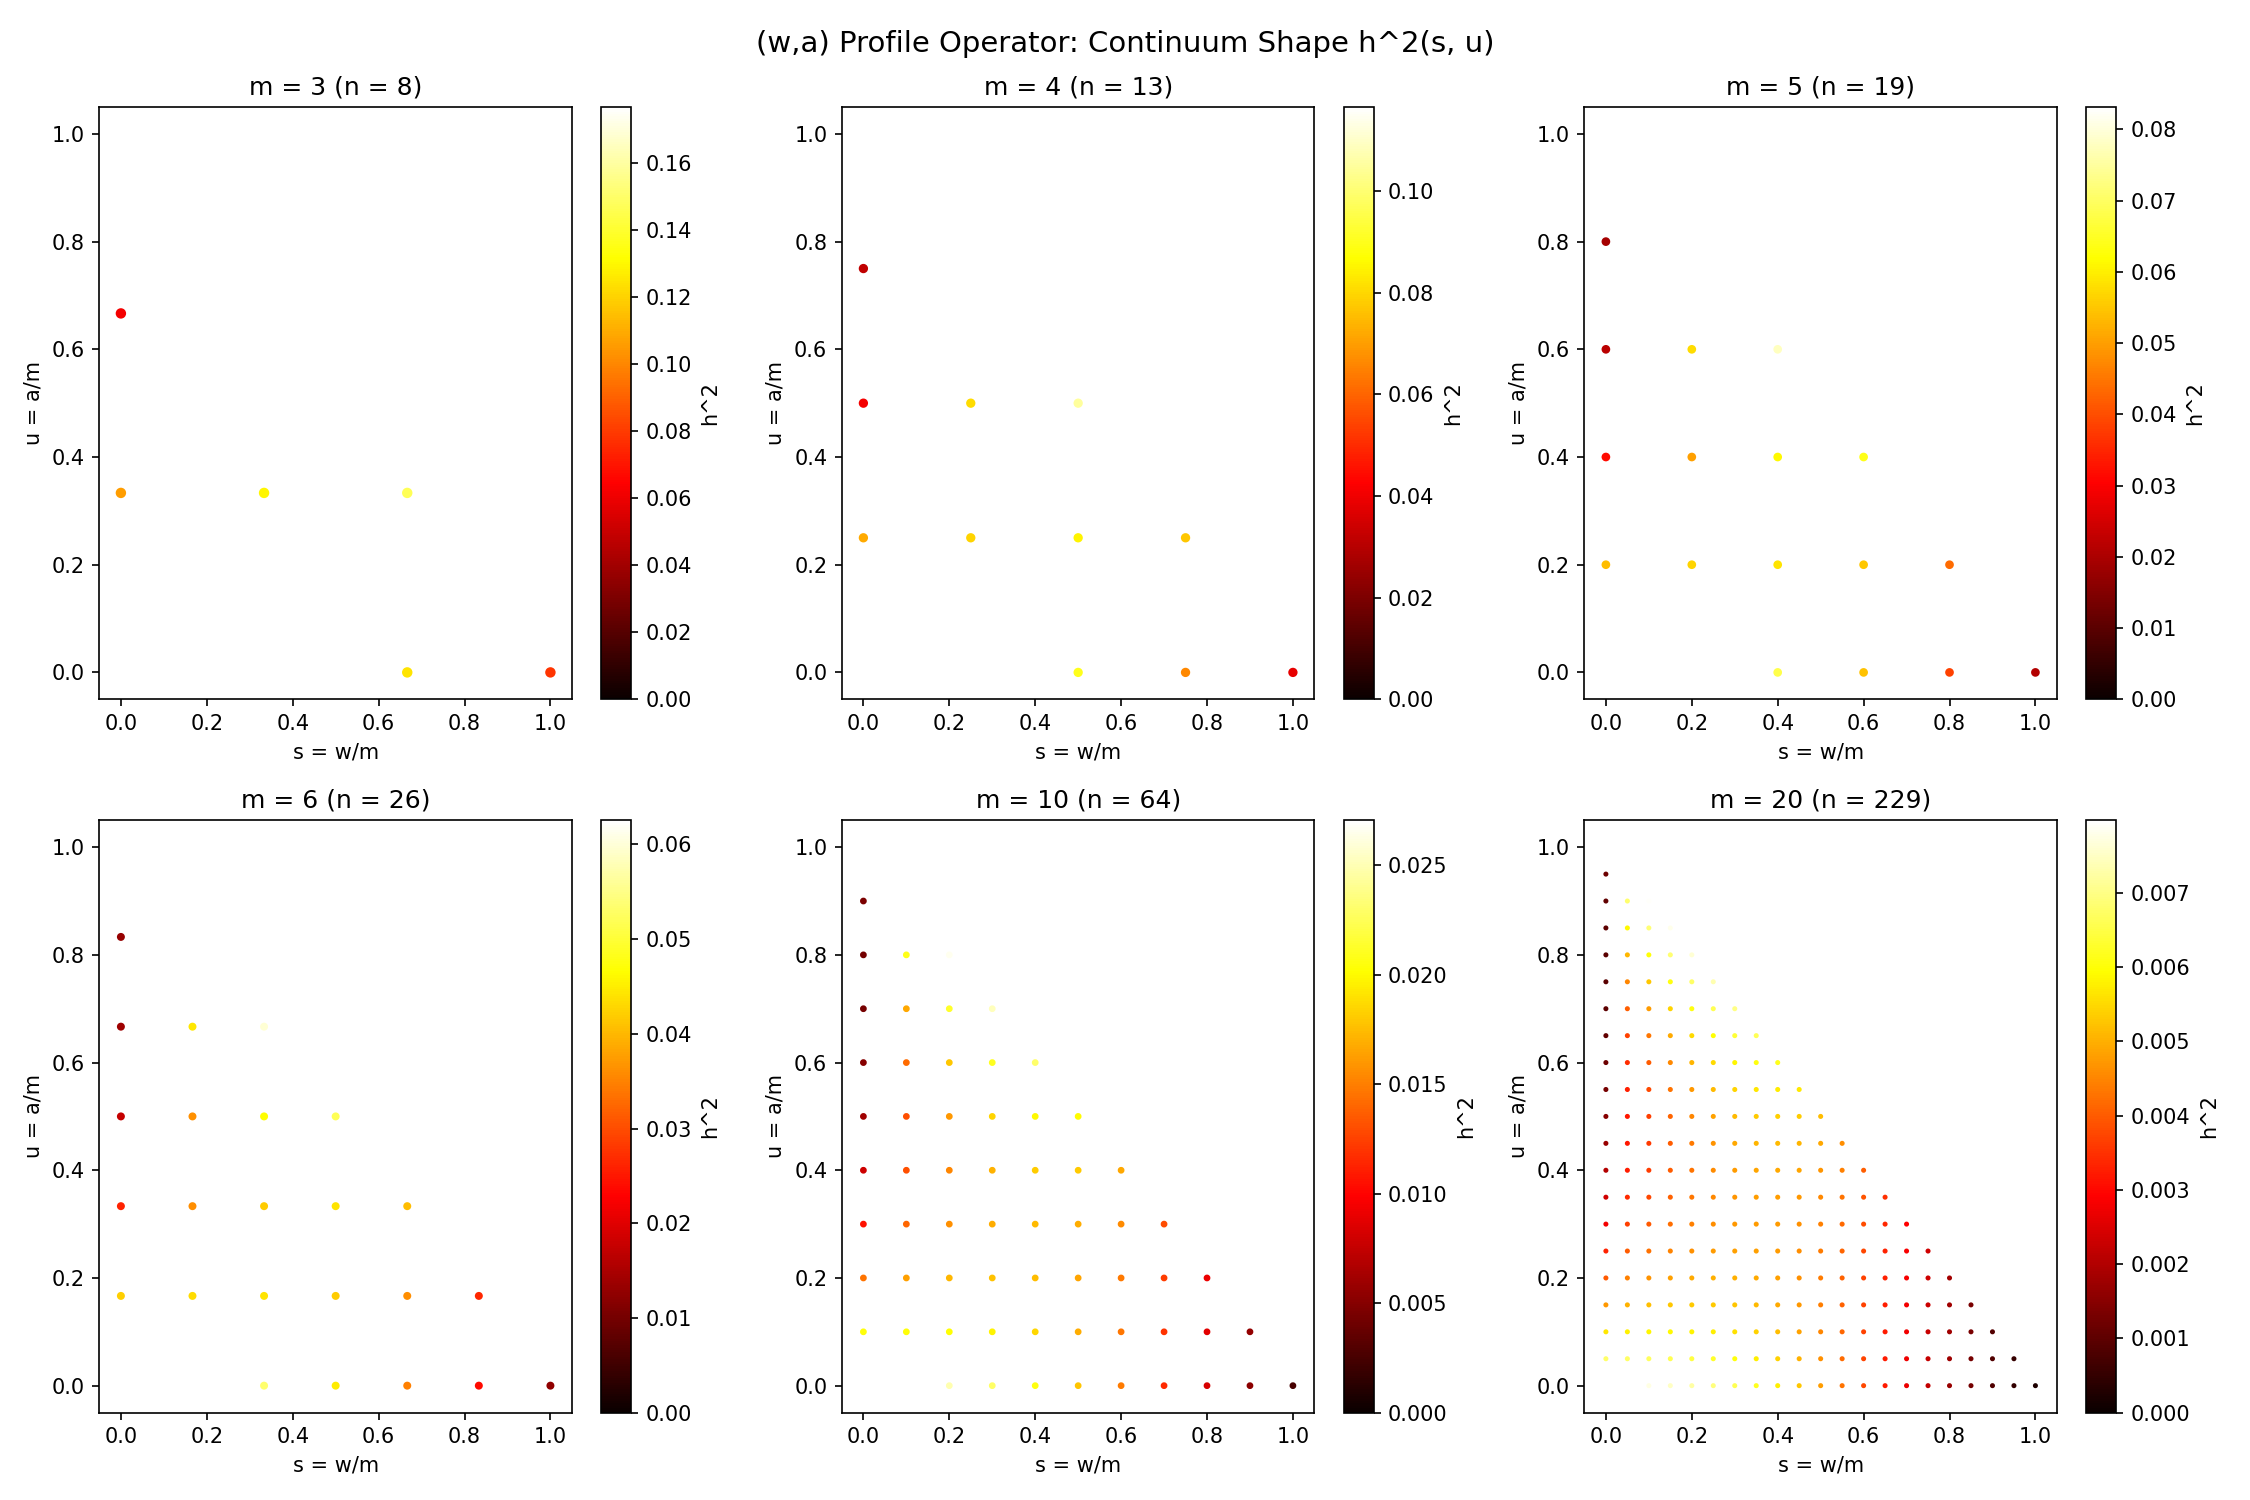

This chart was generated by the following Python code:
"""
Full (w,a) profile operator for d=3 spectral theory.

State space at grid size m:
  - (w, a) with w = 1,...,m and a = 0,...,m-w  (occupied interval [a, a+w-1])
  - (0, a) with a = 1,...,m-1                   (empty: b < a, averaged over b)
  Total states = m(m+1)/2 + (m-1)

Transition: (w,a) -> (w',a') counts lattice-compatible sub-intervals.
Symmetrize T_sym = (T + T^T)/2, then extract principal eigenvector h(w,a).

Observables:
  gap_wa      = sum h^2(w,a) * w / (m^2 * sum h^2)
  f_occ_wa    = sum_{w>0} h^2(w,a) / sum h^2
  gamma_slice = gap_wa / f_occ_wa
"""

import numpy as np
from scipy.sparse.linalg import eigsh
from scipy.linalg import eigh
import sys


def build_state_space(m):
    """
    Enumerate (w, a) states.
    Returns list of (w, a) and the index map.
    """
    states = []
    index_map = {}

    # Occupied states: w >= 1, a in [0, m-w], b = a + w - 1
    for w in range(1, m + 1):
        for a in range(0, m - w + 1):
            idx = len(states)
            states.append((w, a))
            index_map[(w, a)] = idx

    # Empty states: w = 0, a in [1, m-1] (meaning b < a, averaged over b in [0, a-1])
    for a in range(1, m):
        idx = len(states)
        states.append((0, a))
        index_map[(0, a)] = idx

    n = len(states)
    # Check: n = m(m+1)/2 + (m-1)
    expected = m * (m + 1) // 2 + (m - 1)
    assert n == expected, f"n={n} != expected={expected}"
    return states, index_map, n


def count_transitions_occupied_to_occupied(w, a, wp, ap, m):
    """
    From state (w, a) with b = a + w - 1,
    to state (wp, ap) with bp = ap + wp - 1.

    Constraint: the new interval [ap, bp] must be contained in [0, b] = [0, a+w-1],
    AND ap <= a (the new lower bound doesn't exceed the old one).

    Actually the d=3 causal constraint is: a' <= a AND b' <= b (componentwise).
    So ap <= a and ap + wp - 1 <= a + w - 1, i.e., ap <= a and wp <= w + (a - ap).

    The number of valid transitions is 1 if the constraint is satisfied, 0 otherwise.
    But we need to think about what "transition count" means.

    In the transfer matrix, the entry T[(w',a'), (w,a)] counts the number of
    pairs (a_new, b_new) with a_new = ap, b_new = ap + wp - 1 that satisfy
    a_new <= a and b_new <= b. This is either 0 or 1 since (w',a') determines
    (a_new, b_new) uniquely.

    So T[(wp,ap), (w,a)] = 1 if ap <= a and ap + wp - 1 <= a + w - 1, else 0.
    """
    b = a + w - 1
    bp = ap + wp - 1
    if ap <= a and bp <= b:
        return 1.0
    return 0.0


def count_transitions_occupied_to_empty(w, a, ap_empty, m):
    """
    From state (w, a) with b = a + w - 1,
    to state (0, ap_empty) meaning b' < ap_empty with b' <= b.

    For empty state (0, ap_empty): we need some b' < ap_empty and b' <= b,
    and the "a" of the new state is ap_empty meaning the new interval is empty
    above position ap_empty.

    The constraint is: ap_empty <= a (causal: new a <= old a) ... but wait,
    for empty states (0, ap_empty), a_new = ap_empty with b_new < a_new.
    The causal constraint is a_new <= a_old and b_new <= b_old.
    Since b_new can be anything in [0, ap_empty - 1], and b_new <= b_old = a + w - 1,
    the number of valid b_new values is min(ap_empty, b + 1) if ap_empty <= a + 1,
    but we also need ap_empty <= a (for the a-constraint... actually let me reconsider).

    In the full transfer matrix, each state is (a_func, b_func) where a, b are
    nonincreasing functions. In the 1D projection (profile), a state is just
    (a_scalar, b_scalar) with a <= b (occupied) or b < a (empty).

    Transition (a, b) -> (a', b'): requires a' <= a, b' <= b.

    From (w, a_val) meaning interval [a_val, a_val + w - 1]:
      a_old = a_val, b_old = a_val + w - 1

    To (0, ap_empty) meaning b' < ap_empty, averaged over valid b':
      a_new = ap_empty, b_new in {0, 1, ..., ap_empty - 1}
      Constraint: ap_empty <= a_val and b_new <= b_old = a_val + w - 1

    Number of valid b_new = min(ap_empty, a_val + w) = min(ap_empty, b_old + 1)

    Since ap_empty <= a_val <= a_val + w - 1 = b_old, we have ap_empty <= b_old,
    so min(ap_empty, b_old + 1) = ap_empty.

    But wait, we need ap_empty >= 1 (by state space definition).
    And we need ap_empty <= a_val for the causal constraint on a.

    So the count = ap_empty if ap_empty <= a_val, else 0.

    However, the empty state (0, ap_empty) already averages over b_new in [0, ap_empty-1].
    So the transition weight should be the count divided by ap_empty (the number of
    b_new values in the empty state), giving weight 1 if ap_empty <= a_val.

    Actually, let me reconsider. The transition matrix entry T[new_state, old_state]
    should count the number of new configurations that are <= old configuration.
    For empty state (0, ap_empty), the new config is any (a', b') with a' = ap_empty
    and b' in [0, ap_empty - 1]. Each such pair is a separate configuration.

    But the empty state (0, ap_empty) is an AGGREGATE of ap_empty configurations.
    So we need to be careful about normalization.

    Approach: treat (0, ap_empty) as representing the average over its ap_empty
    sub-states. Then:
    - T[(0,ap), (w,a)] = (# valid b' for this transition) / ap  ... if ap <= a
    - Since all ap values of b' are valid when ap <= a, this gives weight 1.

    For consistency, transitions FROM (0, ap) also average:
    - From (0, ap) to (w', a'): average over b_old in [0, ap-1] of
      the count of valid transitions.
    """
    if ap_empty > a:
        return 0.0
    # All ap_empty choices of b' are valid (since ap_empty <= a <= b)
    # Normalized by ap_empty (the degeneracy of the empty state)
    return 1.0


def count_transitions_empty_to_occupied(ap_empty, wp, ap_new, m):
    """
    From state (0, ap_empty): a_old = ap_empty, b_old averaged over [0, ap_empty-1].
    To state (wp, ap_new) with bp_new = ap_new + wp - 1.

    Constraint: ap_new <= ap_empty and bp_new <= b_old.

    Average over b_old in [0, ap_empty - 1]:
      For each b_old, the transition exists iff ap_new <= ap_empty and bp_new <= b_old.
      So b_old >= bp_new = ap_new + wp - 1.

    Number of valid b_old = max(0, ap_empty - 1 - bp_new + 1) = max(0, ap_empty - bp_new)
                          = max(0, ap_empty - ap_new - wp + 1)

    Normalized by ap_empty:
      weight = max(0, ap_empty - ap_new - wp + 1) / ap_empty
    """
    if ap_new > ap_empty:
        return 0.0
    bp_new = ap_new + wp - 1
    valid_b_old = max(0, ap_empty - bp_new)
    return valid_b_old / ap_empty


def count_transitions_empty_to_empty(ap_old, ap_new, m):
    """
    From state (0, ap_old): a_old = ap_old, b_old averaged over [0, ap_old-1].
    To state (0, ap_new): a_new = ap_new, b_new averaged over [0, ap_new-1].

    Constraint: ap_new <= ap_old, b_new <= b_old.

    Average over b_old in [0, ap_old-1] and b_new in [0, ap_new-1]:
      For each (b_old, b_new): valid iff b_new <= b_old.
      Number of valid pairs = sum_{b_old=0}^{ap_old-1} min(b_old+1, ap_new)

    If ap_new <= ap_old (required), then:
      = sum_{b_old=0}^{ap_new-1} (b_old + 1) + sum_{b_old=ap_new}^{ap_old-1} ap_new
      = ap_new*(ap_new+1)/2 + (ap_old - ap_new) * ap_new

    Normalized by ap_old * ap_new (product of degeneracies):
      weight = [ap_new*(ap_new+1)/2 + (ap_old - ap_new)*ap_new] / (ap_old * ap_new)
             = [(ap_new+1)/2 + (ap_old - ap_new)] / ap_old
             = [(ap_new+1)/2 + ap_old - ap_new] / ap_old
             = [ap_old - ap_new/2 + 1/2] / ap_old
             = 1 - (ap_new - 1) / (2 * ap_old)
    """
    if ap_new > ap_old:
        return 0.0
    numerator = ap_new * (ap_new + 1) / 2.0 + (ap_old - ap_new) * ap_new
    denom = ap_old * ap_new
    return numerator / denom


def build_transition_matrix(m):
    """Build the full transition matrix T[new, old] for grid size m."""
    states, index_map, n = build_state_space(m)
    T = np.zeros((n, n))

    for j, (w_old, a_old) in enumerate(states):
        for i, (w_new, a_new) in enumerate(states):
            if w_old > 0 and w_new > 0:
                T[i, j] = count_transitions_occupied_to_occupied(
                    w_old, a_old, w_new, a_new, m)
            elif w_old > 0 and w_new == 0:
                T[i, j] = count_transitions_occupied_to_empty(
                    w_old, a_old, a_new, m)
            elif w_old == 0 and w_new > 0:
                T[i, j] = count_transitions_empty_to_occupied(
                    a_old, w_new, a_new, m)
            else:  # both empty
                T[i, j] = count_transitions_empty_to_empty(
                    a_old, a_new, m)

    return T, states, index_map, n


def analyze_profile_operator(m, gap_full=None, verbose=False):
    """Build and analyze the (w,a) profile operator at grid size m."""
    T, states, index_map, n = build_transition_matrix(m)

    # Symmetrize
    T_sym = 0.5 * (T + T.T)

    # Compute principal eigenvector
    if n <= 500:
        evals, evecs = eigh(T_sym)
        idx_sort = np.argsort(evals)[::-1]
        psi = evecs[:, idx_sort[0]]
        lam1 = evals[idx_sort[0]]
        lam2 = evals[idx_sort[1]] if n > 1 else 0.0
    else:
        evals, evecs = eigsh(T_sym, k=min(6, n - 1), which='LM', tol=1e-12)
        idx_sort = np.argsort(evals)[::-1]
        psi = evecs[:, idx_sort[0]]
        lam1 = evals[idx_sort[0]]
        lam2 = evals[idx_sort[1]] if len(evals) > 1 else 0.0

    # Ensure positive orientation
    if psi.sum() < 0:
        psi = -psi

    psi2 = psi ** 2
    norm2 = psi2.sum()

    # Extract observables
    widths = np.array([s[0] for s in states], dtype=float)

    gap_wa = np.dot(psi2, widths) / (m * norm2)
    # Note: gap normalized by m (single dimension), not m^2

    f_occ = sum(psi2[i] for i in range(n) if states[i][0] > 0) / norm2

    gamma_slice = gap_wa / f_occ if f_occ > 0 else 0.0

    # Also compute gap normalized by m^2 for comparison with full d=3
    gap_wa_m2 = np.dot(psi2, widths) / (m ** 2 * norm2)

    error = abs(gap_wa - gap_full) / gap_full if gap_full else float('nan')
    error_m2 = abs(gap_wa_m2 - gap_full) / gap_full if gap_full else float('nan')

    if verbose:
        print(f"\n  === m = {m}, n_states = {n} ===")
        print(f"  lambda_1 = {lam1:.6f}, lambda_2 = {lam2:.6f}")
        print(f"  gap_wa (w/m)   = {gap_wa:.6f}")
        print(f"  gap_wa (w/m^2) = {gap_wa_m2:.6f}")
        print(f"  f_occ          = {f_occ:.6f}")
        print(f"  gamma_slice    = {gamma_slice:.6f}")
        if gap_full:
            print(f"  gap_full       = {gap_full:.6f}")
            print(f"  error (w/m)    = {error:.4f}")
            print(f"  error (w/m^2)  = {error_m2:.4f}")

        # Show top eigenvector components
        idx_top = np.argsort(psi2)[::-1][:min(10, n)]
        print(f"\n  Top eigenvector components:")
        for k in idx_top:
            w, a = states[k]
            print(f"    (w={w}, a={a}): h = {psi[k]:.6f}, h^2/norm = {psi2[k]/norm2:.6f}")

    return {
        'm': m, 'n': n, 'lam1': lam1, 'lam2': lam2,
        'gap_wa': gap_wa, 'gap_wa_m2': gap_wa_m2,
        'f_occ': f_occ, 'gamma_slice': gamma_slice,
        'gap_full': gap_full, 'error': error, 'error_m2': error_m2,
        'psi': psi, 'psi2': psi2, 'states': states, 'norm2': norm2,
    }


def plot_continuum_shape(results_list):
    """Rescale h(w,a) to h(s=w/m, u=a/m) and plot."""
    try:
        import matplotlib
        matplotlib.use('Agg')
        import matplotlib.pyplot as plt
    except ImportError:
        print("\n  [matplotlib not available, skipping plots]")
        return

    fig, axes = plt.subplots(2, 3, figsize=(15, 10))
    axes = axes.flatten()

    for idx, res in enumerate(results_list[:6]):
        m = res['m']
        states = res['states']
        psi2 = res['psi2']
        norm2 = res['norm2']
        ax = axes[idx]

        s_vals = []
        u_vals = []
        h2_vals = []
        for k, (w, a) in enumerate(states):
            s_vals.append(w / m)
            u_vals.append(a / m)
            h2_vals.append(psi2[k] / norm2)

        sc = ax.scatter(s_vals, u_vals, c=h2_vals, s=max(1, 50 // m),
                       cmap='hot', vmin=0)
        ax.set_xlabel('s = w/m')
        ax.set_ylabel('u = a/m')
        ax.set_title(f'm = {m} (n = {res["n"]})')
        ax.set_xlim(-0.05, 1.05)
        ax.set_ylim(-0.05, 1.05)
        plt.colorbar(sc, ax=ax, label='h^2')

    plt.suptitle('(w,a) Profile Operator: Continuum Shape h^2(s, u)', fontsize=14)
    plt.tight_layout()
    outpath = '/Users/thomasdifiore/causal-algebraic-geometry-lean/scripts/profile_operator_3d.png'
    plt.savefig(outpath, dpi=150)
    print(f"\n  Plot saved to {outpath}")


def main():
    print("=" * 75)
    print("d=3 (w,a) PROFILE OPERATOR: Full Spectral Analysis")
    print("=" * 75)

    # Known full d=3 transfer matrix gaps (from gap_d3_fast.py and related)
    gap_full_known = {
        3: 0.377,
        4: 0.291,
        5: 0.240,
    }

    m_values = [3, 4, 5, 6, 10, 20, 50]
    results = []

    for m in m_values:
        gf = gap_full_known.get(m, None)
        res = analyze_profile_operator(m, gap_full=gf, verbose=True)
        results.append(res)

    # Print comparison table
    print("\n" + "=" * 95)
    print("COMPARISON TABLE")
    print("=" * 95)
    print(f"{'m':>4} | {'n_states':>8} | {'gap_wa(w/m)':>11} | {'gap_wa(w/m2)':>12} "
          f"| {'gap_full':>8} | {'err(w/m)':>8} | {'err(w/m2)':>9} "
          f"| {'f_occ':>7} | {'gamma':>7}")
    print("-" * 95)
    for res in results:
        gf_str = f"{res['gap_full']:.4f}" if res['gap_full'] else "   --  "
        err_str = f"{res['error']:.4f}" if res['gap_full'] else "  --  "
        err2_str = f"{res['error_m2']:.4f}" if res['gap_full'] else "  --  "
        print(f"{res['m']:>4} | {res['n']:>8} | {res['gap_wa']:>11.6f} | {res['gap_wa_m2']:>12.6f} "
              f"| {gf_str:>8} | {err_str:>8} | {err2_str:>9} "
              f"| {res['f_occ']:>7.4f} | {res['gamma_slice']:>7.4f}")

    # Scaling analysis
    print("\n" + "=" * 75)
    print("SCALING ANALYSIS: gap_wa vs 1/m")
    print("=" * 75)
    ms = np.array([r['m'] for r in results], dtype=float)
    gaps = np.array([r['gap_wa'] for r in results])
    gaps_m2 = np.array([r['gap_wa_m2'] for r in results])

    # Fit gap_wa ~ C / m^alpha
    if len(ms) >= 3:
        log_m = np.log(ms)
        log_g = np.log(gaps)
        log_g_m2 = np.log(gaps_m2)

        # Linear fit in log-log
        coeffs = np.polyfit(log_m, log_g, 1)
        alpha, log_C = -coeffs[0], coeffs[1]
        print(f"  gap_wa(w/m)  ~ {np.exp(log_C):.4f} / m^{alpha:.4f}")

        coeffs2 = np.polyfit(log_m, log_g_m2, 1)
        alpha2, log_C2 = -coeffs2[0], coeffs2[1]
        print(f"  gap_wa(w/m2) ~ {np.exp(log_C2):.4f} / m^{alpha2:.4f}")

    # Eigenvalue ratio analysis
    print("\n" + "=" * 75)
    print("EIGENVALUE ANALYSIS")
    print("=" * 75)
    for res in results:
        ratio = res['lam2'] / res['lam1'] if res['lam1'] > 0 else 0
        print(f"  m={res['m']:>3}: lam1={res['lam1']:>12.4f}, lam2={res['lam2']:>12.4f}, "
              f"lam2/lam1={ratio:.6f}")

    # Plot continuum shape
    plot_continuum_shape(results)

    print("\n" + "=" * 75)
    print("DONE")
    print("=" * 75)


if __name__ == '__main__':
    main()
